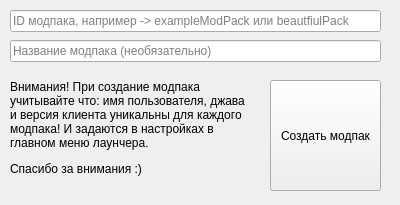
<?xml version="1.0" encoding="UTF-8"?>
<ui version="4.0">
 <class>Form</class>
 <widget class="QWidget" name="Form">
  <property name="geometry">
   <rect>
    <x>0</x>
    <y>0</y>
    <width>400</width>
    <height>205</height>
   </rect>
  </property>
  <property name="minimumSize">
   <size>
    <width>400</width>
    <height>205</height>
   </size>
  </property>
  <property name="maximumSize">
   <size>
    <width>400</width>
    <height>205</height>
   </size>
  </property>
  <property name="windowTitle">
   <string>Form</string>
  </property>
  <property name="windowIcon">
   <iconset>
    <normaloff>assets/frog_launcher_icon.png</normaloff>assets/frog_launcher_icon.png</iconset>
  </property>
  <widget class="QPushButton" name="pushButton_create">
   <property name="geometry">
    <rect>
     <x>270</x>
     <y>80</y>
     <width>111</width>
     <height>111</height>
    </rect>
   </property>
   <property name="text">
    <string>Создать модпак</string>
   </property>
  </widget>
  <widget class="QLineEdit" name="lineEdit_id">
   <property name="geometry">
    <rect>
     <x>10</x>
     <y>10</y>
     <width>371</width>
     <height>22</height>
    </rect>
   </property>
   <property name="inputMask">
    <string/>
   </property>
   <property name="placeholderText">
    <string>ID модпака, например -&gt; exampleModPack или beautfiulPack</string>
   </property>
  </widget>
  <widget class="QLineEdit" name="lineEdit_title_name">
   <property name="geometry">
    <rect>
     <x>10</x>
     <y>40</y>
     <width>371</width>
     <height>22</height>
    </rect>
   </property>
   <property name="placeholderText">
    <string>Название модпака (необязательно)</string>
   </property>
  </widget>
  <widget class="QLabel" name="information">
   <property name="geometry">
    <rect>
     <x>10</x>
     <y>80</y>
     <width>241</width>
     <height>121</height>
    </rect>
   </property>
   <property name="text">
    <string>&lt;html&gt;&lt;head/&gt;&lt;body&gt;&lt;p&gt;Внимания! При создание модпака учитывайте что: имя пользователя, джава и версия клиента уникальны для каждого модпака! И задаются в настройках в главном меню лаунчера.&lt;/p&gt;&lt;p&gt;Спасибо за внимания :)&lt;/p&gt;&lt;/body&gt;&lt;/html&gt;</string>
   </property>
   <property name="textFormat">
    <enum>Qt::TextFormat::RichText</enum>
   </property>
   <property name="scaledContents">
    <bool>true</bool>
   </property>
   <property name="alignment">
    <set>Qt::AlignmentFlag::AlignLeading|Qt::AlignmentFlag::AlignLeft|Qt::AlignmentFlag::AlignTop</set>
   </property>
   <property name="wordWrap">
    <bool>true</bool>
   </property>
  </widget>
 </widget>
 <resources/>
 <connections/>
</ui>
